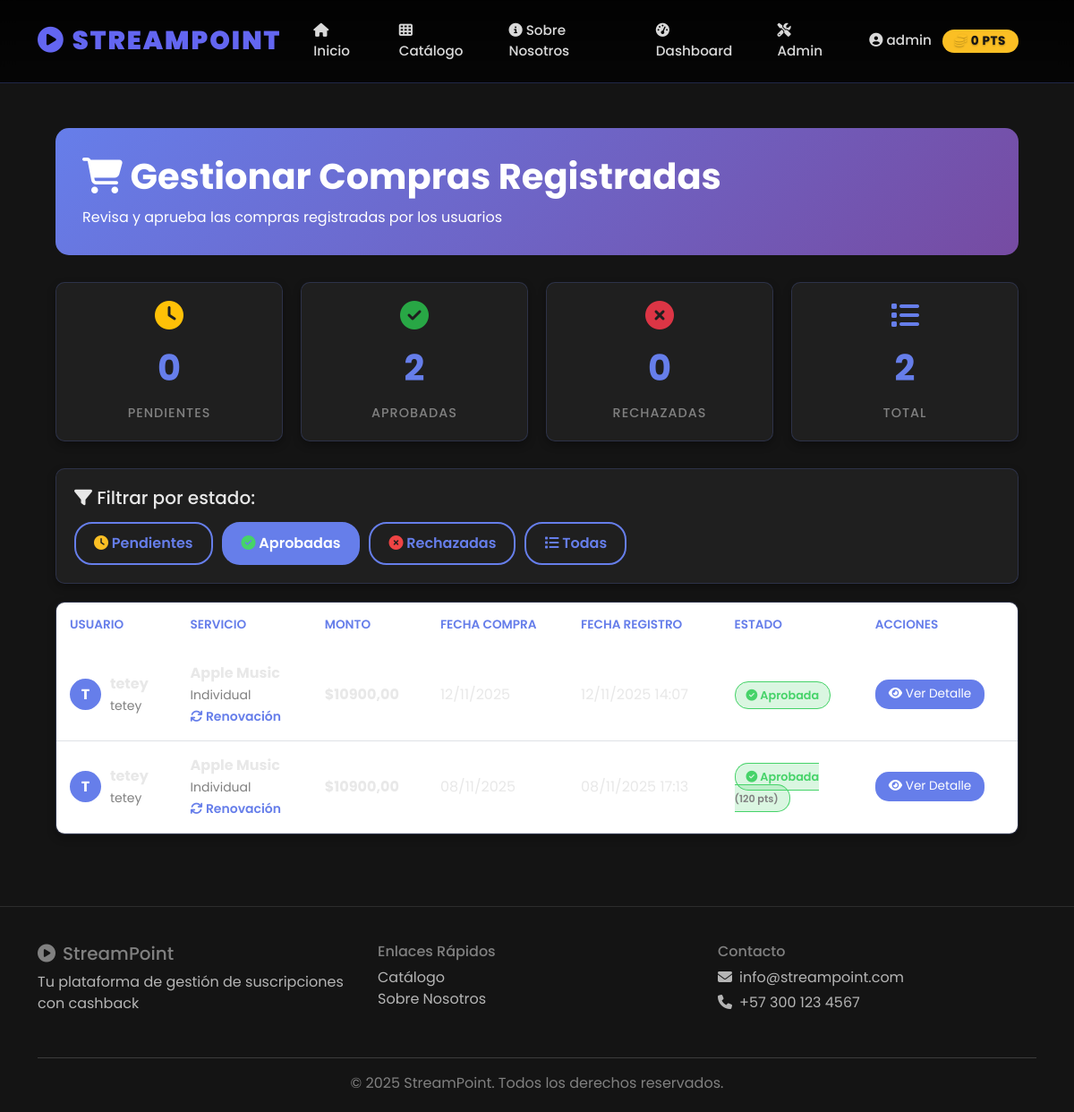
/management/gestionar-compras/?estado=aprobada (signed in), run on an earlier commit of the app's database.
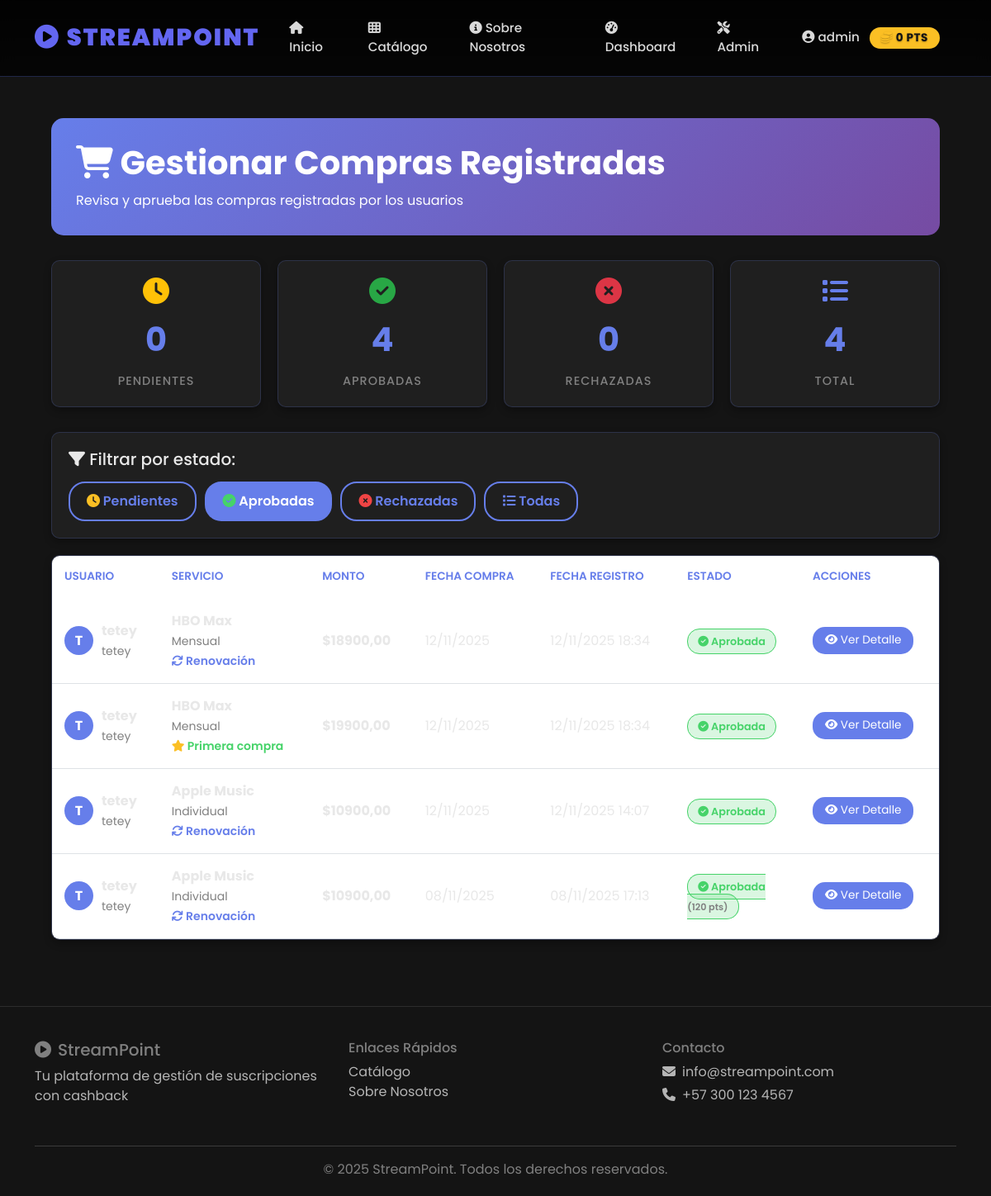
And on a later commit of the database.
### core_user/models.py (models this page shows, shortened)
class RegistroCompra(models.Model):
    ESTADO_CHOICES = [
        ('pendiente', 'Pendiente de revisión'),
        ('aprobada', 'Aprobada'),
        ('rechazada', 'Rechazada'),
    ]
    usuario = models.ForeignKey(
        User,
        on_delete=models.CASCADE,
        related_name='registros_compra',
        help_text="Usuario que registra la compra"
    )
    nombre_completo = models.CharField(max_length=200, help_text="Nombre completo")
    correo = models.EmailField(help_text="Correo electrónico")
    nombre_usuario_app = models.CharField(
        max_length=200,
        help_text="Nombre de usuario en la app del servicio (Netflix, Spotify, etc.)"
    )
    telefono = models.CharField(max_length=15, blank=True, help_text="Teléfono de contacto")
    servicio = models.ForeignKey(
        'core_public.ServicioStreaming',
        on_delete=models.CASCADE,
        related_name='registros_compra',
        help_text="Servicio de streaming adquirido"
    )
    plan = models.ForeignKey(
        'core_public.PlanSuscripcion',
        on_delete=models.CASCADE,
        related_name='registros_compra',
        null=True,
        blank=True,
        help_text="Plan específico (opcional)"
    )
    monto_pagado = models.DecimalField(
        max_digits=10,
        decimal_places=2,
        help_text="Monto pagado por la compra"
    )
    fecha_compra = models.DateField(help_text="Fecha en que realizó la compra")
    comprobante = models.FileField(
        upload_to='comprobantes/%Y/%m/',
        blank=True,
        null=True,
        validators=[
            FileExtensionValidator(
                allowed_extensions=['pdf', 'jpg', 'jpeg', 'png', 'webp'],
                message="Solo se permiten archivos PDF, JPG, JPEG, PNG o WEBP"
            ),
            validate_file_size_and_content
        ],
        help_text="Comprobante de pago en formato PDF o imagen (JPG, PNG). Máximo 5MB"
    )
    descripcion = models.TextField(
        blank=True,
        help_text="Detalles adicionales sobre la compra"
    )
    estado = models.CharField(
        max_length=20,
        choices=ESTADO_CHOICES,
        default='pendiente'
    )
    es_primera_compra = models.BooleanField(
        default=False,
        help_text="Si es la primera compra del usuario en este servicio"
    )
    puntos_sugeridos = models.IntegerField(
        default=0,
        help_text="Puntos calculados automáticamente según el plan"
    )
    fecha_registro = models.DateTimeField(auto_now_add=True)
    fecha_revision = models.DateTimeField(null=True, blank=True)
    revisado_por = models.ForeignKey(
        User,
        on_delete=models.SET_NULL,
        null=True,
        blank=True,
        related_name='compras_revisadas',
        help_text="Admin que revisó la compra"
    )
    puntos_otorgados = models.IntegerField(
        default=0,
        help_text="Puntos otorgados al aprobar"
    )
    notas_admin = models.TextField(
        blank=True,
        help_text="Notas del administrador"
    )
    class Meta:
        verbose_name = "Registro de Compra"
        verbose_name_plural = "Registros de Compras"
        ordering = ['-fecha_registro']
        indexes = [
            models.Index(fields=['usuario', 'estado']),
            models.Index(fields=['estado', '-fecha_registro']),
            models.Index(fields=['servicio', 'usuario']),
            models.Index(fields=['-fecha_registro']),
        ]
    def aprobar(self, admin_user, puntos=None):
        """
        Aprobar la compra y otorgar puntos.
        Si no se especifican puntos, usa los puntos sugeridos automáticamente.
        """
        if puntos is None:
            puntos = self.puntos_sugeridos if self.puntos_sugeridos > 0 else self.calcular_puntos_automaticos()
        self.estado = 'aprobada'
        self.fecha_revision = timezone.now()
        self.revisado_por = admin_user
        self.puntos_otorgados = puntos
        self.save()
        perfil, created = PerfilUsuario.objects.get_or_create(user=self.usuario)
        tipo_compra = "Primera compra" if self.es_primera_compra else "Renovación"
        perfil.agregar_puntos(
            puntos,
            f"{tipo_compra} aprobada - {self.servicio.nombre}"
        )

### core_public/models.py (models this page shows, shortened)
class ServicioStreaming(models.Model):
    nombre = models.CharField(max_length=100, unique=True)
    categoria = models.ForeignKey(CategoriaStreaming, on_delete=models.CASCADE, related_name='servicios')
    logo_url = models.URLField(blank=True, help_text="URL del logo del servicio")
    descripcion = models.TextField()
    sitio_web = models.URLField()
    activo = models.BooleanField(default=True)
    fecha_creacion = models.DateTimeField(auto_now_add=True)
    class Meta:
        verbose_name_plural = "Servicios de Streaming"
        ordering = ['nombre']

class PlanSuscripcion(models.Model):
    DURACION_CHOICES = [
        ('mensual', 'Mensual'),
        ('trimestral', 'Trimestral'),
        ('semestral', 'Semestral'),
        ('anual', 'Anual'),
    ]
    servicio = models.ForeignKey(ServicioStreaming, on_delete=models.CASCADE, related_name='planes')
    nombre = models.CharField(max_length=100, help_text="Ej: Básico, Premium, Familiar")
    precio = models.DecimalField(max_digits=10, decimal_places=2)
    duracion = models.CharField(max_length=20, choices=DURACION_CHOICES, default='mensual')
    caracteristicas = models.JSONField(default=list, help_text="Lista de características del plan")
    puntos_primera_compra = models.IntegerField(default=100, help_text="Puntos por primera compra")
    puntos_renovacion = models.IntegerField(default=50, help_text="Puntos por cada renovación")
    activo = models.BooleanField(default=True)
    class Meta:
        verbose_name_plural = "Planes de Suscripción"
        ordering = ['servicio', 'precio']

### core_admin/views.py (the view)
# urls.py: path('gestionar-compras/', views.gestionar_compras, name='gestionar_compras'),
@staff_member_required
def gestionar_compras(request):
    estado_filtro = request.GET.get('estado', 'pendiente')
    if estado_filtro == 'todas':
        compras = RegistroCompra.objects.all()
    else:
        compras = RegistroCompra.objects.filter(estado=estado_filtro)
    compras = compras.select_related('usuario', 'servicio', 'plan', 'revisado_por').order_by('-fecha_registro')
    stats = {
        'pendientes': RegistroCompra.objects.filter(estado='pendiente').count(),
        'aprobadas': RegistroCompra.objects.filter(estado='aprobada').count(),
        'rechazadas': RegistroCompra.objects.filter(estado='rechazada').count(),
        'total': RegistroCompra.objects.count(),
    }
    context = {
        'compras': compras,
        'estado_filtro': estado_filtro,
        'stats': stats,
    }
    return render(request, 'admin_custom/gestionar_compras.html', context)

### core_user/templatetags/user_extras.py (called while the page is built)
@register.filter
def puntos_disponibles(user):
    if not user.is_authenticated:
        return 0
    perfil, created = PerfilUsuario.objects.get_or_create(user=user)
    return perfil.puntos_disponibles

### core_admin/templates/admin_custom/gestionar_compras.html (shortened to what the changed rows need)
{% extends 'base.html' %}
{% load static %}
{% block content %}
<div class="admin-container">
    <div class="page-header">
        <h1><i class="fas fa-shopping-cart"></i> Gestionar Compras Registradas</h1>
    </div>
    <div class="stats-grid">
        <div class="stat-card">
            <i class="fas fa-check-circle" style="font-size: 2rem; color: #28a745;"></i>
            <div class="stat-number">{{ stats.aprobadas }}</div>
            <div class="stat-label">Aprobadas</div>
        </div>
        <div class="stat-card">
            <i class="fas fa-list" style="font-size: 2rem; color: #667eea;"></i>
            <div class="stat-number">{{ stats.total }}</div>
            <div class="stat-label">Total</div>
        </div>
    </div>
    {% if compras %}
    <div class="compras-table">
        <table class="table">
            <thead>
                <tr>
                    <th>Usuario</th>
                    <th>Servicio</th>
                    <th>Monto</th>
                    <th>Fecha Compra</th>
                    <th>Fecha Registro</th>
                    <th>Estado</th>
                    <th>Acciones</th>
                </tr>
            </thead>
            <tbody>
                {% for compra in compras %}
                <tr>
                    <td>
                        <div class="user-info">
                            <div class="user-avatar">
                                {{ compra.usuario.username|slice:":1"|upper }}
                            </div>
                            <div>
                                <strong>{{ compra.usuario.username }}</strong><br>
                                <small style="color: var(--netflix-light-gray);">{{ compra.nombre_completo }}</small>
                            </div>
                        </div>
                    </td>
                    <td>
                        <strong>{{ compra.servicio.nombre }}</strong><br>
                        {% if compra.plan %}
                            <small style="color: var(--netflix-light-gray);">{{ compra.plan.nombre }}</small>
                        {% else %}
                            <small style="color: var(--netflix-light-gray);">Sin plan específico</small>
                        {% endif %}
                        <br>
                        {% if compra.es_primera_compra %}
                            <small style="color: #46d369; font-weight: 600;">
                                <i class="fas fa-star"></i> Primera compra
                            </small>
                        {% else %}
                            <small style="color: #667eea; font-weight: 600;">
                                <i class="fas fa-sync"></i> Renovación
                            </small>
                        {% endif %}
                    </td>
                    <td>
                        <strong>${{ compra.monto_pagado|floatformat:2 }}</strong>
                    </td>
                    <td>{{ compra.fecha_compra|date:"d/m/Y" }}</td>
                    <td>{{ compra.fecha_registro|date:"d/m/Y H:i" }}</td>
                    <td>
                        <span class="badge-estado badge-{{ compra.estado }}">
                            {% if compra.estado == 'pendiente' %}
                                <i class="fas fa-clock"></i> Pendiente
                            {% elif compra.estado == 'aprobada' %}
                                <i class="fas fa-check-circle"></i> Aprobada
                                {% if compra.puntos_otorgados %}
                                    <br><small>({{ compra.puntos_otorgados }} pts)</small>
                                {% endif %}
                            {% elif compra.estado == 'rechazada' %}
                                <i class="fas fa-times-circle"></i> Rechazada
                            {% endif %}
                        </span>
                    </td>
                    <td>
                        <a href="{% url 'admin_custom:detalle_compra_admin' compra.id %}" class="btn-action btn-ver">
                            <i class="fas fa-eye"></i> Ver Detalle
                        </a>
                    </td>
                </tr>
                {% endfor %}
            </tbody>
        </table>
    </div>
    {% endif %}
</div>
{% endblock %}

What changed in the data, as far as the page shows it:
added RegistroCompra: usuario.username "T", usuario.username "tetey", nombre_completo "tetey", servicio.nombre "HBO Max", plan.nombre "Mensual", es_primera_compra False (drawn), monto_pagado "18900,00", fecha_compra "12/11/2025", fecha_registro "12/11/2025 18:34", estado "aprobada" (drawn)
added RegistroCompra: usuario.username "T", usuario.username "tetey", nombre_completo "tetey", servicio.nombre "HBO Max", plan.nombre "Mensual", es_primera_compra True (drawn), monto_pagado "19900,00", fecha_compra "12/11/2025", fecha_registro "12/11/2025 18:34", estado "aprobada" (drawn)
Also different on the page:
{{ stats.aprobadas }}: "2" → "4"
{{ stats.total }}: "2" → "4"
